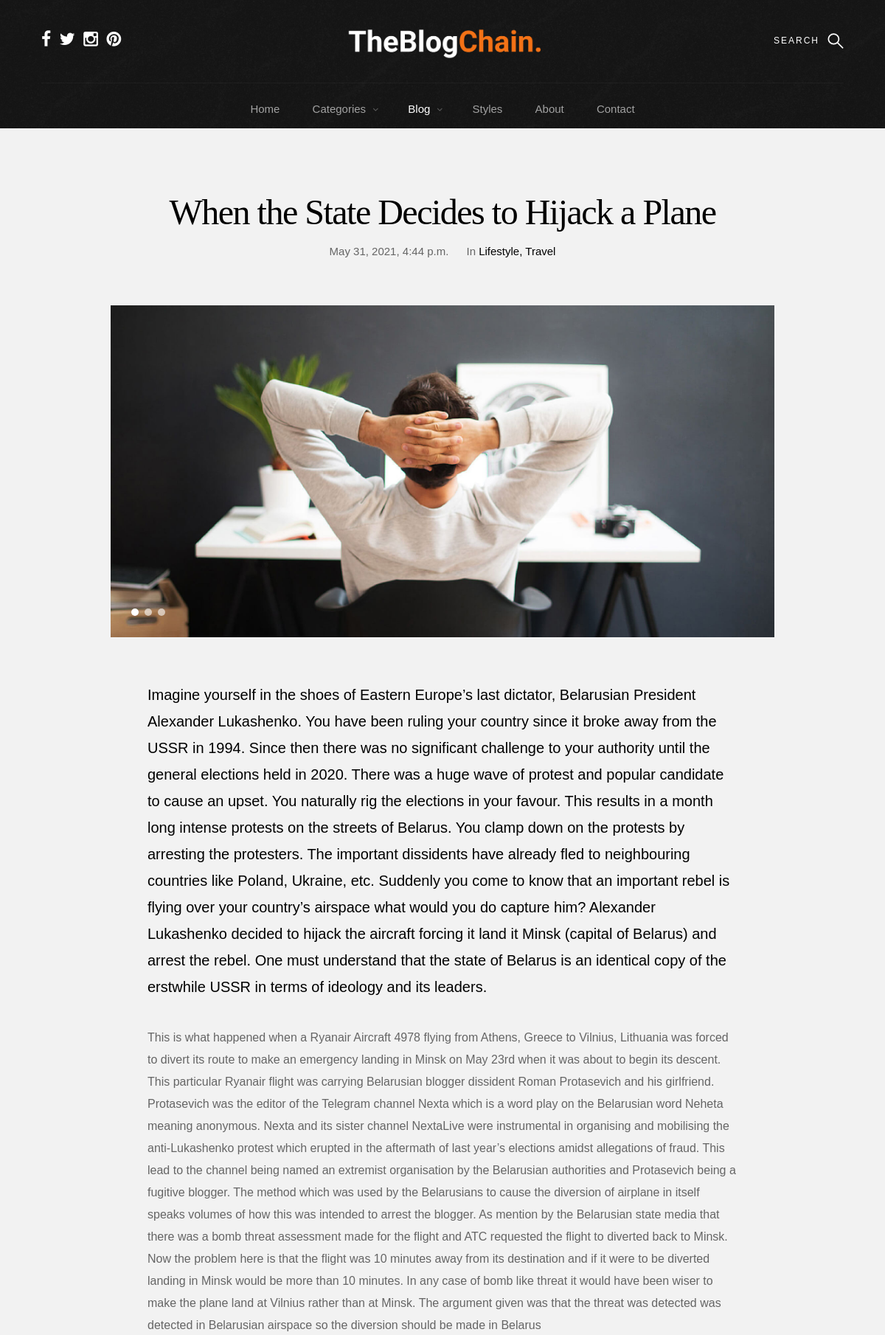
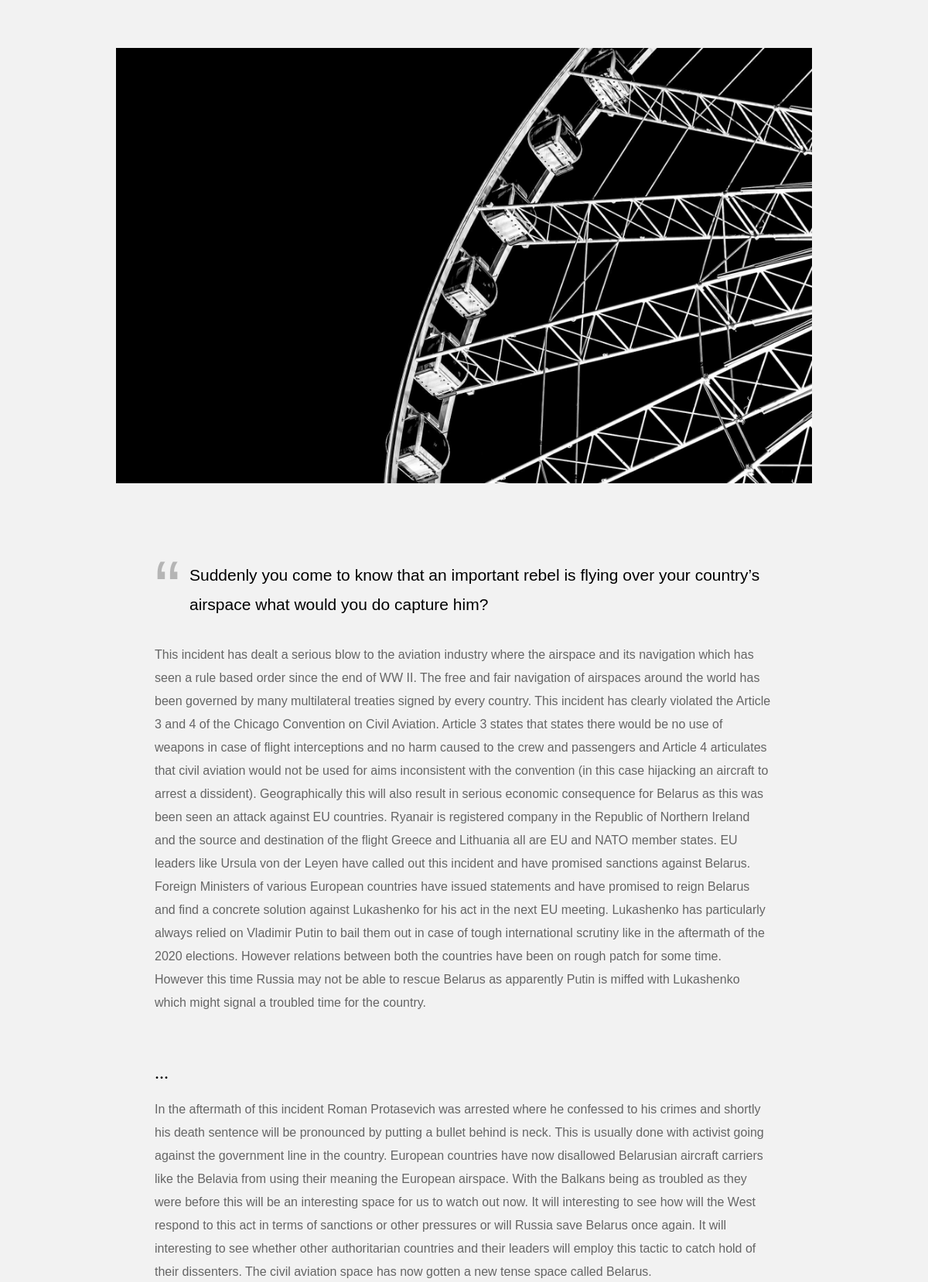
Page /gallery/ (upper part) on the committed database (2 pictures, top to bottom).
### blog/models.py (models this page shows, shortened)
class PostPage(models.Model):
	title = models.CharField(max_length=200, default='title' )
	author = models.CharField(max_length=100, default=User) #change it to the current logged in user
	introduction = models.TextField(default='Type your introduction here ...')
	content = models.TextField()
	quote = models.CharField(max_length=300, default='Quote from your blog here ...')
	titlePara1 = models.CharField(max_length=100, default='...')
	para1 = models.TextField(default='...')
	para2 = models.TextField(default='...')
	titlePara3 = models.CharField(max_length=100, default='...')
	para3 = models.TextField(default='...')
	date_posted = models.DateTimeField(default=timezone.now)

### blog/views.py (the view)
# urls.py: path('gallery/', blog_views.gallery, name='gallery'),
def gallery(request):
	return render(request, 'blog/single-gallery.html', postcontent)

### blog/templates/blog/single-gallery.html (shortened to what this page needs)
{% load static %}
<!DOCTYPE html>
<html class="no-js" lang="en">
{% for content in content %}
{% if content.title == 'When the State Decides to Hijack a Plane' %}
<head>
    <link rel="stylesheet" href="{% static 'blog/css/base.css' %}">
    <link rel="stylesheet" href="{% static 'blog/css/vendor.css' %}">
    <link rel="stylesheet" href="{% static 'blog/css/main.css' %}">
</head>
<body id="top">
    <div class="s-pageheader">
        <header class="header">
            <div class="header__content row">
                <div class="header__logo">
                    <a class="logo" href="index.html">
                        <img src="{% static 'blog/images/logo.png' %}" alt="Homepage">
                    </a>
                </div>
                <ul class="header__social">
                    <li>
                        <a href="#0"><i class="fa fa-facebook" aria-hidden="true"></i></a>
                    </li>
                    <li>
                        <a href="#0"><i class="fa fa-twitter" aria-hidden="true"></i></a>
                    </li>
                    <li>
                        <a href="#0"><i class="fa fa-instagram" aria-hidden="true"></i></a>
                    </li>
                    <li>
                        <a href="#0"><i class="fa fa-pinterest" aria-hidden="true"></i></a>
                    </li>
                </ul>
                <a class="header__search-trigger" href="#0"></a>
                <nav class="header__nav-wrap">
                    <ul class="header__nav">
                        <li><a href="index.html" title="">Home</a></li>
                        <li class="has-children">
                            <a href="#0" title="">Categories</a>
                        </li>
                        <li class="has-children current">
                            <a href="#0" title="">Blog</a>
                        </li>
                        <li><a href="/style" title="">Styles</a></li>
                        <li><a href="/about" title="">About</a></li>
                        <li><a href="/contact" title="">Contact</a></li>
                    </ul>
                </nav>
            </div>
        </header>
    </div>
    <section class="s-content s-content--narrow s-content--no-padding-bottom">
        <article class="row format-gallery">
            <div class="s-content__header col-full">
                <h1 class="s-content__header-title">
                    {{ content.title }}
                </h1>
                <ul class="s-content__header-meta">
                    <li class="date">{{ content.date_posted }}</li>
                    <li class="cat">
                        In
                        <a href="#0">Lifestyle</a>
                        <a href="#0">Travel</a>
                    </li>
                </ul>
            </div>
            <div class="s-content__media col-full">
                <div class="s-content__slider slider">
                    <div class="slider__slides">
                        <div class="slider__slide">
                            <img src="{% static 'blog/images/thumbs/single/gallery/single-gallery-01-1000.jpg' %}"
                                 srcset="images/thumbs/single/gallery/single-gallery-01-2000.jpg 2000w,
                                         images/thumbs/single/gallery/single-gallery-01-1000.jpg 1000w,
                                         images/thumbs/single/gallery/single-gallery-01-500.jpg 500w"
                                 sizes="(max-width: 2000px) 100vw, 2000px" alt="" >
                        </div>
                    </div>
                </div>
            </div>
            <div class="col-full s-content__main">
                <p class="lead">{{ content.introduction }}</p>
                <p>
                    {{ content.content }}
                </p>
                <p>
                <img src="{% static 'blog/images/wheel-1000.jpg' %}"
                     srcset="images/wheel-2000.jpg 2000w, images/wheel-1000.jpg 1000w, images/wheel-500.jpg 500w"
                     sizes="(max-width: 2000px) 100vw, 2000px" alt="">
                </p>
                <blockquote><p>{{ content.quote }}</p></blockquote>
                <p>{{content.para2 }}</p>
                <h3>{{ content.titlePara3 }}</h3>
                <p>
                {{ content.para3 }}
                </p>
            </div>
        </article>
        {% endif %}
        {% endfor %}
</body>
</html>

### blog/static/blog/css/base.css (style rules this page uses)
html { font-family: sans-serif; line-height: 1.15; -ms-text-size-adjust: 100%; -webkit-text-size-adjust: 100%; }
body { margin: 0; }
article, aside, footer, header, nav, section { display: block; }
h1 { font-size: 2em; margin: 0.67em 0; }
a { background-color: transparent; -webkit-text-decoration-skip: objects; }
img { border-style: none; }
html { font-size: 62.5%; box-sizing: border-box; }
*, *::before, *::after { box-sizing: inherit; }
body { font-weight: normal; line-height: 1; word-wrap: break-word; text-rendering: optimizeLegibility; -webkit-overflow-scrolling: touch; -webkit-text-size-adjust: none; }
body, input, button { -moz-osx-font-smoothing: grayscale; -webkit-font-smoothing: antialiased; }
img, video { max-width: 100%; height: auto; }
div, dl, dt, dd, ul, ol, li, h1, h2, h3, h4, h5, h6, pre, form, p, blockquote, th, td { margin: 0; padding: 0; }
h1, h2, h3, h4, h5, h6 { -webkit-font-smoothing: auto; -webkit-font-smoothing: antialiased; -webkit-font-variant-ligatures: common-ligatures; -moz-font-variant-ligatures: common-ligatures; font-variant-ligatures: common-ligatures; text-rendering: optimizeLegibility; }
em, i { font-style: italic; line-height: inherit; }
ol, ul { list-style: none; }
li { display: block; }
a { text-decoration: none; line-height: inherit; }
a img { border: none; }
.row { width: 94%; max-width: 1200px; margin: 0 auto; }
.row:after { content: ""; display: table; clear: both; }
[class*="col-"] { float: left; padding: 0 20px; }
.col-twelve, .col-full { width: 100%; }
@media only screen and (max-width: 1200px) { [class*="col-"] { padding: 0 15px; } }

### rows in the picture
PostPage: title "When the State Decides to Hijack a Plane", date_posted "May 31, 2021, 4:44 p.m.", introduction "Imagine yourself in the shoes of Eastern Europe’s last dictator, Belarusian President Alexander Lukashenko. You have been ruling your country since it broke away from the USSR in 1994. Since then there was no significant challenge to your authority until the general elections held in 2020. There was a huge wave of protest and popular candidate to cause an upset. You naturally rig the elections in your favour. This results in a month long intense protests on the streets of Belarus. You clamp down on the protests by arresting the protesters. The important dissidents have already fled to neighbouring countries like Poland, Ukraine, etc. Suddenly you come to know that an important rebel is…", content "This is what happened when a Ryanair Aircraft 4978 flying from Athens, Greece to Vilnius, Lithuania was forced to divert its route to make an emergency landing in Minsk on May 23rd when it was about to begin its descent. This particular Ryanair flight was carrying Belarusian blogger dissident Roman Protasevich and his girlfriend. Protasevich was the editor of the Telegram channel Nexta which is a word play on the Belarusian word Neheta meaning anonymous. Nexta and its sister channel NextaLive were instrumental in organising and mobilising the anti-Lukashenko protest which erupted in the aftermath of last year’s elections amidst allegations of fraud. This lead to the channel being named an…", quote "Suddenly you come to know that an important rebel is flying over your country’s airspace what would you do capture him?", para2 "This incident has dealt a serious blow to the aviation industry where the airspace and its navigation which has seen a rule based order since the end of WW II. The free and fair navigation of airspaces around the world has been governed by many multilateral treaties signed by every country. This incident has clearly violated the Article 3 and 4 of the Chicago Convention on Civil Aviation. Article 3 states that states there would be no use of weapons in case of flight interceptions and no harm caused to the crew and passengers and Article 4 articulates that civil aviation would not be used for aims inconsistent with the convention (in this case hijacking an aircraft to arrest a dissident).…", titlePara3 "...", para3 "In the aftermath of this incident Roman Protasevich was arrested where he confessed to his crimes and shortly his death sentence will be pronounced by putting a bullet behind is neck. This is usually done with activist going against the government line in the country. European countries have now disallowed Belarusian aircraft carriers like the Belavia from using their meaning the European airspace. With the Balkans being as troubled as they were before this will be an interesting space for us to watch out now. It will interesting to see how will the West respond to this act in terms of sanctions or other pressures or will Russia save Belarus once again. It will interesting to see whether…"
